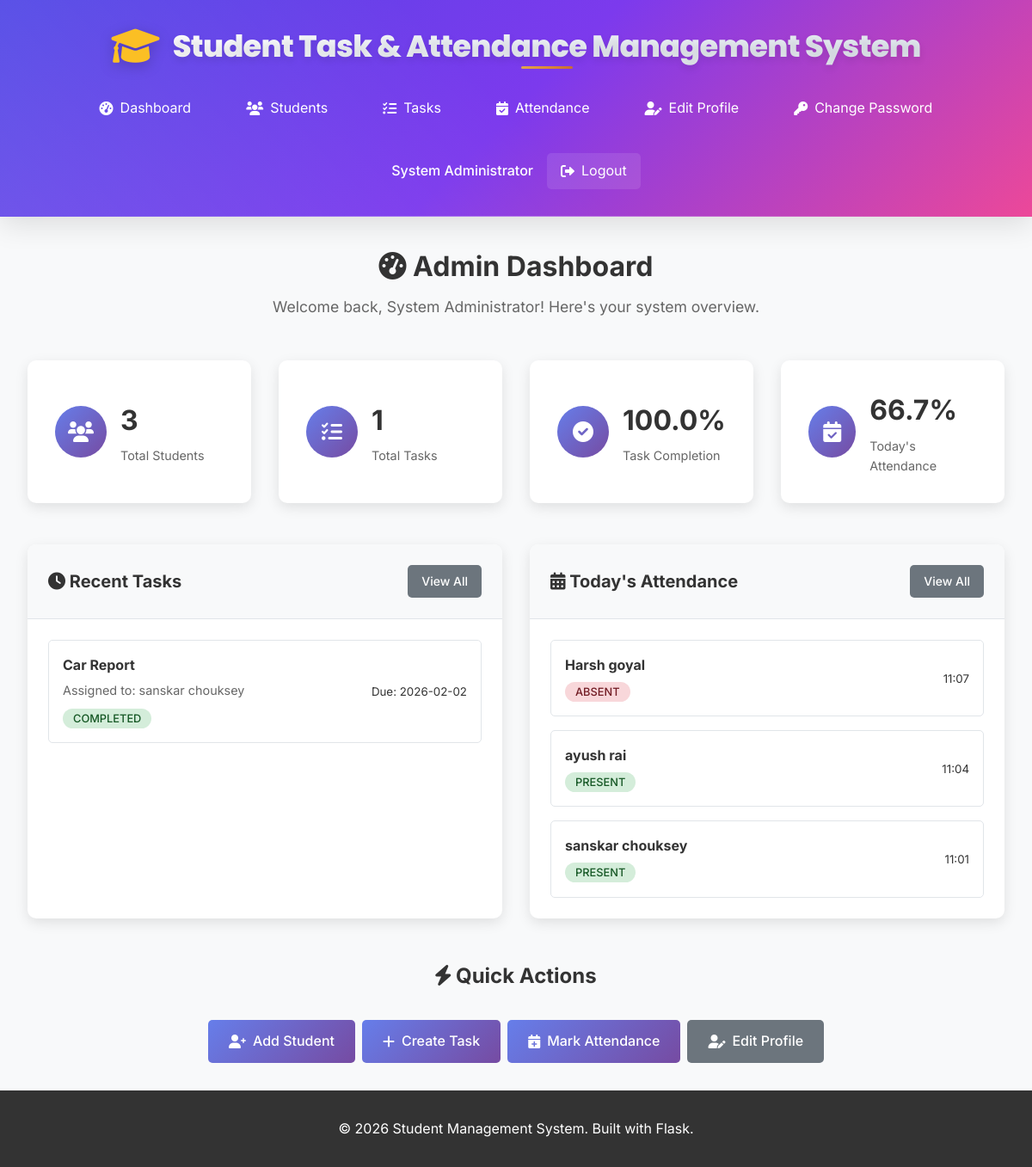
The app's page /admin/dashboard (signed in) with its own data.
### models.py (models this page shows, shortened)
class User(UserMixin, db.Model):
    id = db.Column(db.Integer, primary_key=True)
    username = db.Column(db.String(80), unique=True, nullable=False)
    email = db.Column(db.String(120), unique=True, nullable=False)
    password_hash = db.Column(db.String(120), nullable=False)
    role = db.Column(db.String(20), nullable=False, default='student')  # 'admin' or 'student'
    full_name = db.Column(db.String(100), nullable=False)
    created_at = db.Column(db.DateTime, default=datetime.utcnow)
    is_active = db.Column(db.Boolean, default=True)
    tasks = db.relationship('Task', backref='assigned_student', lazy=True, foreign_keys='Task.student_id')
    attendance_records = db.relationship('Attendance', backref='student', lazy=True, foreign_keys='Attendance.student_id')
    def is_admin(self):
        return self.role == 'admin'

class Task(db.Model):
    id = db.Column(db.Integer, primary_key=True)
    title = db.Column(db.String(200), nullable=False)
    description = db.Column(db.Text, nullable=True)
    due_date = db.Column(db.Date, nullable=False)
    status = db.Column(db.String(20), default='pending')  # 'pending', 'in_progress', 'completed'
    priority = db.Column(db.String(20), default='medium')  # 'low', 'medium', 'high'
    created_at = db.Column(db.DateTime, default=datetime.utcnow)
    updated_at = db.Column(db.DateTime, default=datetime.utcnow, onupdate=datetime.utcnow)
    student_id = db.Column(db.Integer, db.ForeignKey('user.id'), nullable=False)
    created_by = db.Column(db.Integer, db.ForeignKey('user.id'), nullable=False)
    creator = db.relationship('User', foreign_keys=[created_by], backref='created_tasks')

class Attendance(db.Model):
    id = db.Column(db.Integer, primary_key=True)
    date = db.Column(db.Date, nullable=False)
    status = db.Column(db.String(20), nullable=False)  # 'present', 'absent', 'late'
    remarks = db.Column(db.String(200), nullable=True)
    marked_at = db.Column(db.DateTime, default=datetime.utcnow)
    student_id = db.Column(db.Integer, db.ForeignKey('user.id'), nullable=False)
    marked_by = db.Column(db.Integer, db.ForeignKey('user.id'), nullable=False)
    marker = db.relationship('User', foreign_keys=[marked_by], backref='marked_attendance_records')
    __table_args__ = (db.UniqueConstraint('student_id', 'date', name='unique_student_date'),)

### app.py (the view)
    def decorated_function(*args, **kwargs):
        if not current_user.is_authenticated or not current_user.is_admin():
            flash('Access denied. Admin privileges required.', 'error')
            return redirect(url_for('student.dashboard'))
        return f(*args, **kwargs)

### app.py (called while the page is built)
@app.context_processor
def inject_date():
    return {'date': date}

def admin_required(f):
    def decorated_function(*args, **kwargs):
        if not current_user.is_authenticated or not current_user.is_admin():
            flash('Access denied. Admin privileges required.', 'error')
            return redirect(url_for('student.dashboard'))
        return f(*args, **kwargs)
    decorated_function.__name__ = f.__name__
    return decorated_function

### templates/admin/dashboard.html (shortened to what this page needs)
{% extends "base.html" %}
{% block content %}
<div class="dashboard-container">
    <div class="dashboard-header">
        <h1><i class="fas fa-tachometer-alt"></i> Admin Dashboard</h1>
        <p>Welcome back, {{ current_user.full_name }}! Here's your system overview.</p>
    </div>
    <div class="stats-grid">
        <div class="stat-card">
            <div class="stat-icon">
                <i class="fas fa-users"></i>
            </div>
            <div class="stat-content">
                <h3>{{ total_students }}</h3>
                <p>Total Students</p>
            </div>
        </div>
        <div class="stat-card">
            <div class="stat-icon">
                <i class="fas fa-tasks"></i>
            </div>
            <div class="stat-content">
                <h3>{{ total_tasks }}</h3>
                <p>Total Tasks</p>
            </div>
        </div>
        <div class="stat-card">
            <div class="stat-icon">
                <i class="fas fa-check-circle"></i>
            </div>
            <div class="stat-content">
                <h3>{{ task_completion_rate }}%</h3>
                <p>Task Completion</p>
            </div>
        </div>
        <div class="stat-card">
            <div class="stat-icon">
                <i class="fas fa-calendar-check"></i>
            </div>
            <div class="stat-content">
                <h3>{{ attendance_rate }}%</h3>
                <p>Today's Attendance</p>
            </div>
        </div>
    </div>
    <div class="dashboard-grid">
        <div class="dashboard-section">
            <div class="section-header">
                <h2><i class="fas fa-clock"></i> Recent Tasks</h2>
                <a href="{{ url_for('admin_tasks') }}" class="btn btn-secondary btn-sm">View All</a>
            </div>
            <div class="section-content">
                {% if recent_tasks %}
                    <div class="task-list">
                        {% for task in recent_tasks %}
                            <div class="task-item">
                                <div class="task-info">
                                    <h4>{{ task.title }}</h4>
                                    <p>Assigned to: {{ task.assigned_student.full_name }}</p>
                                    <span class="task-status status-{{ task.status }}">{{ task.status.title() }}</span>
                                </div>
                                <div class="task-meta">
                                    <small>Due: {{ task.due_date.strftime('%Y-%m-%d') }}</small>
                                </div>
                            </div>
                        {% endfor %}
                    </div>
                {% else %}
                    <div class="empty-state">
                        <i class="fas fa-tasks"></i>
                        <p>No tasks created yet</p>
                        <a href="{{ url_for('create_task') }}" class="btn btn-primary">Create First Task</a>
                    </div>
                {% endif %}
            </div>
        </div>
        <div class="dashboard-section">
            <div class="section-header">
                <h2><i class="fas fa-calendar-alt"></i> Today's Attendance</h2>
                <a href="{{ url_for('admin_attendance') }}" class="btn btn-secondary btn-sm">View All</a>
            </div>
            <div class="section-content">
                {% if recent_attendance %}
                    <div class="attendance-list">
                        {% for attendance in recent_attendance %}
                            <div class="attendance-item">
                                <div class="attendance-info">
                                    <h4>{{ attendance.student.full_name }}</h4>
                                    <span class="attendance-status status-{{ attendance.status }}">
                                        {{ attendance.status.title() }}
                                    </span>
                                </div>
                                <div class="attendance-meta">
                                    <small>{{ attendance.marked_at.strftime('%H:%M') }}</small>
                                </div>
                            </div>
                        {% endfor %}
                    </div>
                {% else %}
                    <div class="empty-state">
                        <i class="fas fa-calendar-check"></i>
                        <p>No attendance marked today</p>
                        <a href="{{ url_for('mark_attendance') }}" class="btn btn-primary">Mark Attendance</a>
                    </div>
                {% endif %}
            </div>
        </div>
    </div>
    <div class="quick-actions">
        <h2><i class="fas fa-bolt"></i> Quick Actions</h2>
        <div class="action-buttons">
            <a href="{{ url_for('create_student') }}" class="btn btn-primary">
                <i class="fas fa-user-plus"></i> Add Student
            </a>
            <a href="{{ url_for('create_task') }}" class="btn btn-primary">
                <i class="fas fa-plus"></i> Create Task
            </a>
            <a href="{{ url_for('mark_attendance') }}" class="btn btn-primary">
                <i class="fas fa-calendar-plus"></i> Mark Attendance
            </a>
            <a href="{{ url_for('admin_edit_profile') }}" class="btn btn-secondary">
                <i class="fas fa-user-edit"></i> Edit Profile
            </a>
        </div>
    </div>
</div>
{% endblock %}

### templates/base.html (shortened to what this page needs)
<!DOCTYPE html>
<html lang="en">
<head>
    <link rel="stylesheet" href="{{ url_for('static', filename='css/style.css') }}">
    <link href="https://cdnjs.cloudflare.com/ajax/libs/font-awesome/6.0.0/css/all.min.css" rel="stylesheet">
</head>
<body>
    <nav class="navbar">
        <div class="nav-container">
            <div class="nav-brand">
                <i class="fas fa-graduation-cap"></i>
                <span>Student Task & Attendance Management System</span>
            </div>
            {% if current_user.is_authenticated %}
            <div class="nav-menu">
                {% if current_user.is_admin() %}
                    <a href="{{ url_for('admin_dashboard') }}" class="nav-link">
                        <i class="fas fa-tachometer-alt"></i> Dashboard
                    </a>
                    <a href="{{ url_for('admin_students') }}" class="nav-link">
                        <i class="fas fa-users"></i> Students
                    </a>
                    <a href="{{ url_for('admin_tasks') }}" class="nav-link">
                        <i class="fas fa-tasks"></i> Tasks
                    </a>
                    <a href="{{ url_for('admin_attendance') }}" class="nav-link">
                        <i class="fas fa-calendar-check"></i> Attendance
                    </a>
                    <a href="{{ url_for('admin_edit_profile') }}" class="nav-link">
                        <i class="fas fa-user-edit"></i> Edit Profile
                    </a>
                    <a href="{{ url_for('admin_change_password') }}" class="nav-link">
                        <i class="fas fa-key"></i> Change Password
                    </a>
                {% endif %}
                <div class="nav-user">
                    <span class="user-name">{{ current_user.full_name }}</span>
                    <a href="{{ url_for('logout') }}" class="nav-link logout">
                        <i class="fas fa-sign-out-alt"></i> Logout
                    </a>
                </div>
            </div>
            {% endif %}
        </div>
    </nav>
    <main class="main-content">
        {% block content %}{% endblock %}
    </main>
    <footer class="footer">
        <div class="footer-content">
            <p>&copy; 2026 Student Management System. Built with Flask.</p>
        </div>
    </footer>
</body>
</html>

### records on screen
User: full_name "System Administrator"
Task: title "Car Report", assigned_student.full_name "sanskar chouksey", status "COMPLETED", due_date "2026-02-02"
Attendance: student.full_name "Harsh goyal", status "ABSENT", marked_at "11:07"
Attendance: student.full_name "ayush rai", status "PRESENT", marked_at "11:04"
Attendance: student.full_name "sanskar chouksey", status "PRESENT", marked_at "11:01"

### other values on screen
{{ total_students }} "3"
{{ total_tasks }} "1"
{{ task_completion_rate }} "100.0"
{{ attendance_rate }} "66.7"
